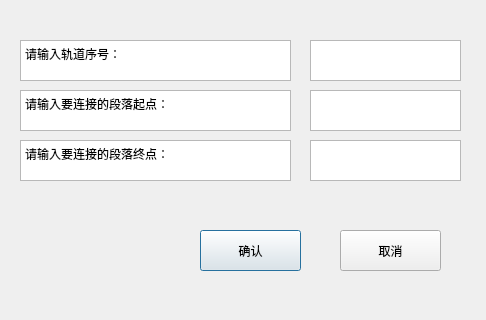
<?xml version="1.0" encoding="UTF-8"?>
<ui version="4.0">
 <class>add_way</class>
 <widget class="QDialog" name="add_way">
  <property name="geometry">
   <rect>
    <x>0</x>
    <y>0</y>
    <width>486</width>
    <height>320</height>
   </rect>
  </property>
  <property name="windowTitle">
   <string>Dialog</string>
  </property>
  <widget class="QTextEdit" name="t_start">
   <property name="geometry">
    <rect>
     <x>310</x>
     <y>90</y>
     <width>151</width>
     <height>41</height>
    </rect>
   </property>
  </widget>
  <widget class="QTextBrowser" name="textBrowser">
   <property name="geometry">
    <rect>
     <x>20</x>
     <y>40</y>
     <width>271</width>
     <height>41</height>
    </rect>
   </property>
   <property name="html">
    <string>&lt;!DOCTYPE HTML PUBLIC &quot;-//W3C//DTD HTML 4.0//EN&quot; &quot;http://www.w3.org/TR/REC-html40/strict.dtd&quot;&gt;
&lt;html&gt;&lt;head&gt;&lt;meta name=&quot;qrichtext&quot; content=&quot;1&quot; /&gt;&lt;style type=&quot;text/css&quot;&gt;
p, li { white-space: pre-wrap; }
&lt;/style&gt;&lt;/head&gt;&lt;body style=&quot; font-family:'SimSun'; font-size:9pt; font-weight:400; font-style:normal;&quot;&gt;
&lt;p style=&quot; margin-top:0px; margin-bottom:0px; margin-left:0px; margin-right:0px; -qt-block-indent:0; text-indent:0px;&quot;&gt;请输入轨道序号：&lt;/p&gt;&lt;/body&gt;&lt;/html&gt;</string>
   </property>
  </widget>
  <widget class="QTextBrowser" name="textBrowser_2">
   <property name="geometry">
    <rect>
     <x>20</x>
     <y>90</y>
     <width>271</width>
     <height>41</height>
    </rect>
   </property>
   <property name="html">
    <string>&lt;!DOCTYPE HTML PUBLIC &quot;-//W3C//DTD HTML 4.0//EN&quot; &quot;http://www.w3.org/TR/REC-html40/strict.dtd&quot;&gt;
&lt;html&gt;&lt;head&gt;&lt;meta name=&quot;qrichtext&quot; content=&quot;1&quot; /&gt;&lt;style type=&quot;text/css&quot;&gt;
p, li { white-space: pre-wrap; }
&lt;/style&gt;&lt;/head&gt;&lt;body style=&quot; font-family:'SimSun'; font-size:9pt; font-weight:400; font-style:normal;&quot;&gt;
&lt;p style=&quot; margin-top:0px; margin-bottom:0px; margin-left:0px; margin-right:0px; -qt-block-indent:0; text-indent:0px;&quot;&gt;请输入要连接的段落起点：&lt;/p&gt;&lt;/body&gt;&lt;/html&gt;</string>
   </property>
  </widget>
  <widget class="QTextEdit" name="t_num">
   <property name="geometry">
    <rect>
     <x>310</x>
     <y>40</y>
     <width>151</width>
     <height>41</height>
    </rect>
   </property>
  </widget>
  <widget class="QTextEdit" name="t_end">
   <property name="geometry">
    <rect>
     <x>310</x>
     <y>140</y>
     <width>151</width>
     <height>41</height>
    </rect>
   </property>
  </widget>
  <widget class="QTextBrowser" name="textBrowser_3">
   <property name="geometry">
    <rect>
     <x>20</x>
     <y>140</y>
     <width>271</width>
     <height>41</height>
    </rect>
   </property>
   <property name="html">
    <string>&lt;!DOCTYPE HTML PUBLIC &quot;-//W3C//DTD HTML 4.0//EN&quot; &quot;http://www.w3.org/TR/REC-html40/strict.dtd&quot;&gt;
&lt;html&gt;&lt;head&gt;&lt;meta name=&quot;qrichtext&quot; content=&quot;1&quot; /&gt;&lt;style type=&quot;text/css&quot;&gt;
p, li { white-space: pre-wrap; }
&lt;/style&gt;&lt;/head&gt;&lt;body style=&quot; font-family:'SimSun'; font-size:9pt; font-weight:400; font-style:normal;&quot;&gt;
&lt;p style=&quot; margin-top:0px; margin-bottom:0px; margin-left:0px; margin-right:0px; -qt-block-indent:0; text-indent:0px;&quot;&gt;请输入要连接的段落终点：&lt;/p&gt;&lt;/body&gt;&lt;/html&gt;</string>
   </property>
  </widget>
  <widget class="QPushButton" name="pushButton">
   <property name="geometry">
    <rect>
     <x>200</x>
     <y>230</y>
     <width>101</width>
     <height>41</height>
    </rect>
   </property>
   <property name="text">
    <string>确认</string>
   </property>
  </widget>
  <widget class="QPushButton" name="pushButton_2">
   <property name="geometry">
    <rect>
     <x>340</x>
     <y>230</y>
     <width>101</width>
     <height>41</height>
    </rect>
   </property>
   <property name="text">
    <string>取消</string>
   </property>
  </widget>
 </widget>
 <resources/>
 <connections/>
</ui>
